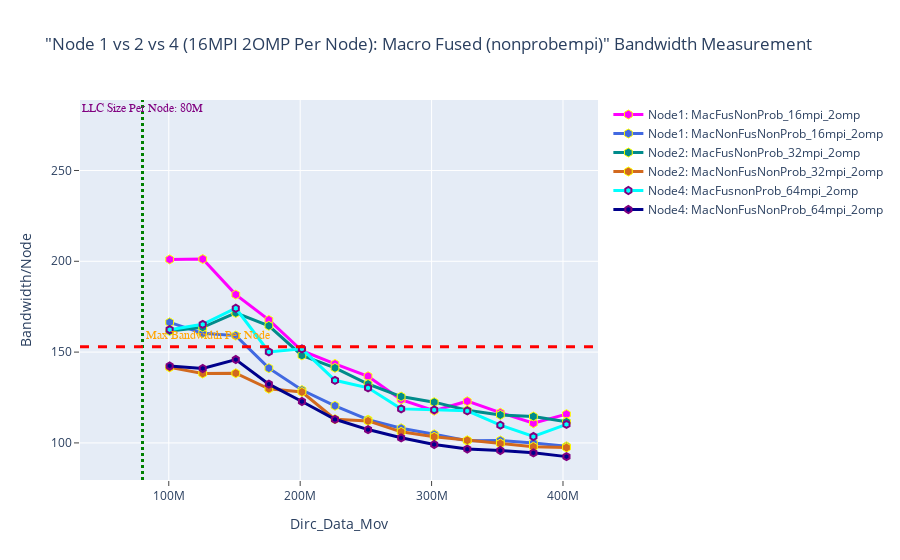

The notebook cell saved with this chart:
### Markdown cell above
## Bandwidth Macro Fused vs NonFused NonProbmpi: Node1 vs 2 vs 4 (16 mpi 2omp per node)

### Code cell
fig = go.Figure() 

# NODE 1
fig.add_trace(go.Scatter(x=(dfn1MacFusNonProb_16mpi_2omp.Dirc_Data_Mov*(dfn1MacFusNonProb_16mpi_2omp.MPI_size)), 
                         y=(dfn1MacFusNonProb_16mpi_2omp.BAND*(dfn1MacFusNonProb_16mpi_2omp.MPI_size)), 
                         mode='lines+markers', 
                         name='Node1: MacFusNonProb_16mpi_2omp',
                         line=dict(color='magenta',width=3),
                         marker=dict(symbol='hexagon',size=9, line=dict(color='yellow',width=1))))

fig.add_trace(go.Scatter(x=(dfn1MacNonFusNonProb_16mpi_2omp.Dirc_Data_Mov*(dfn1MacNonFusNonProb_16mpi_2omp.MPI_size)), 
                         y=(dfn1MacNonFusNonProb_16mpi_2omp.BAND*(dfn1MacNonFusNonProb_16mpi_2omp.MPI_size)), 
                         mode='lines+markers', 
                         name='Node1: MacNonFusNonProb_16mpi_2omp',
                         line=dict(color='royalblue',width=3),
                         marker=dict(symbol='hexagon',size=9, line=dict(color='yellow',width=1))))


# NODE 2
fig.add_trace(go.Scatter(x=(dfn2MacFusNonProb_32mpi_2omp.Dirc_Data_Mov*(dfn2MacFusNonProb_32mpi_2omp.MPI_size/2)), 
                         y=(dfn2MacFusNonProb_32mpi_2omp.BAND*(dfn2MacFusNonProb_32mpi_2omp.MPI_size/2)), 
                         mode='lines+markers', 
                         name='Node2: MacFusNonProb_32mpi_2omp',
                         line=dict(color='darkcyan',width=3),
                         marker=dict(symbol='hexagon',size=9, line=dict(color='yellow',width=1))))

fig.add_trace(go.Scatter(x=(dfn2MacNonFusNonProb_32mpi_2omp.Dirc_Data_Mov*(dfn2MacNonFusNonProb_32mpi_2omp.MPI_size/2)), 
                         y=(dfn2MacNonFusNonProb_32mpi_2omp.BAND*(dfn2MacNonFusNonProb_32mpi_2omp.MPI_size/2)), 
                         mode='lines+markers', 
                         name='Node2: MacNonFusNonProb_32mpi_2omp',
                         line=dict(color='chocolate',width=3),
                         marker=dict(symbol='hexagon',size=9, line=dict(color='yellow',width=1))))

# NODE 4
fig.add_trace(go.Scatter(x=(dfn4MacFusnonProb_64mpi_2omp.Dirc_Data_Mov*(dfn4MacFusnonProb_64mpi_2omp.MPI_size/4)), 
                         y=(dfn4MacFusnonProb_64mpi_2omp.BAND*(dfn4MacFusnonProb_64mpi_2omp.MPI_size/4)), 
                         mode='lines+markers', 
                         name='Node4: MacFusnonProb_64mpi_2omp',
                         line=dict(color='cyan',width=3),
                         marker=dict(symbol='hexagon',size=7,line=dict(color='purple',width=2))))

fig.add_trace(go.Scatter(x=(dfn4MacNonFusNonProb_64mpi_2omp.Dirc_Data_Mov*(dfn4MacNonFusNonProb_64mpi_2omp.MPI_size/4)), 
                         y=(dfn4MacNonFusNonProb_64mpi_2omp.BAND*(dfn4MacNonFusNonProb_64mpi_2omp.MPI_size/4)), 
                         mode='lines+markers', 
                         name='Node4: MacNonFusNonProb_64mpi_2omp',
                         line=dict(color='darkblue',width=3),
                         marker=dict(symbol='hexagon',size=7,line=dict(color='purple',width=2))))




# Adding vertical and horizontal lines 
fig.add_vline(x=80e6, line_width=3, line_dash="dot", line_color="green")
fig.add_hline(y=153, line_width=3, line_dash="dash", line_color="red")

# Add annotation with arrow
fig.add_annotation(
    x='80e6'
    , y=280
    , text=f'LLC Size Per Node: 80M'
    , yanchor='bottom'
    , showarrow=False
    , arrowhead=1
    , arrowsize=1
    , arrowwidth=2
    , arrowcolor="#636363"
    , ax=-20
    , ay=-30
    , font=dict(size=12, color="purple", family="Sans Serif")
    , align="left"
    ,)

fig.add_annotation(
    x='130e6'
    , y=155
    , text=f'Max Bandwidth Per Node'
    , yanchor='bottom'
    , showarrow=False
    , arrowhead=1
    , arrowsize=1
    , arrowwidth=2
    , arrowcolor="#636363"
    , ax=-20
    , ay=-30
    , font=dict(size=12, color="orange", family="Sans Serif")
    , align="left"
    ,)


fig.update_layout(title='"Node 1 vs 2 vs 4 (16MPI 2OMP Per Node): Macro Fused (nonprobempi)" Bandwidth Measurement',
                  xaxis_title='Dirc_Data_Mov', yaxis_title='Bandwidth/Node', 
                  xaxis=dict(ticks="outside"),  
                  yaxis=dict(ticks="outside"))

### Figure 1 — Plotly figure (JSON) as saved in the notebook; plotly's stock layout.template omitted (floating-point values rounded to 4 significant figures)
{"data": [{"line": {"color": "magenta", "width": 3}, "marker": {"line": {"color": "yellow", "width": 1}, "size": 9, "symbol": "hexagon"}, "mode": "lines+markers", "name": "Node1: MacFusNonProb_16mpi_2omp", "type": "scatter", "x": [100663296, 125829120, 150994944, 176160768, 201326592, 226492416, 251658240, 276824064, 301989888, 327155712, 352321536, 377487360, 402653184], "y": [201.0, 201.2, 181.7, 167.7, 150.7, 143.5, 136.7, 123.8, 117.7, 123.0, 116.6, 110.8, 115.8]}, {"line": {"color": "royalblue", "width": 3}, "marker": {"line": {"color": "yellow", "width": 1}, "size": 9, "symbol": "hexagon"}, "mode": "lines+markers", "name": "Node1: MacNonFusNonProb_16mpi_2omp", "type": "scatter", "x": [100663296, 125829120, 150994944, 176160768, 201326592, 226492416, 251658240, 276824064, 301989888, 327155712, 352321536, 377487360, 402653184], "y": [166.4, 160.3, 159.1, 141.2, 129.1, 120.4, 112.8, 108.1, 104.7, 101.2, 101.3, 99.98, 98.16]}, {"line": {"color": "darkcyan", "width": 3}, "marker": {"line": {"color": "yellow", "width": 1}, "size": 9, "symbol": "hexagon"}, "mode": "lines+markers", "name": "Node2: MacFusNonProb_32mpi_2omp", "type": "scatter", "x": [100663296, 125829120, 150994944, 176160768, 201326592, 226492416, 251658240, 276824064, 301989888, 327155712, 352321536, 377487360, 402653184], "y": [161.6, 163.6, 171.6, 164.5, 148.2, 141.3, 132.4, 125.5, 122.4, 118.0, 115.4, 114.6, 111.6]}, {"line": {"color": "chocolate", "width": 3}, "marker": {"line": {"color": "yellow", "width": 1}, "size": 9, "symbol": "hexagon"}, "mode": "lines+markers", "name": "Node2: MacNonFusNonProb_32mpi_2omp", "type": "scatter", "x": [100663296, 125829120, 150994944, 176160768, 201326592, 226492416, 251658240, 276824064, 301989888, 327155712, 352321536, 377487360, 402653184], "y": [141.6, 138.2, 138.4, 129.8, 128.0, 113.0, 112.1, 106.1, 103.4, 101.4, 99.67, 97.89, 97.45]}, {"line": {"color": "cyan", "width": 3}, "marker": {"line": {"color": "purple", "width": 2}, "size": 7, "symbol": "hexagon"}, "mode": "lines+markers", "name": "Node4: MacFusnonProb_64mpi_2omp", "type": "scatter", "x": [100663296, 125829120, 150994944, 176160768, 201326592, 226492416, 251658240, 276824064, 301989888, 327155712, 352321536, 377487360, 402653184], "y": [162.4, 165.3, 174.1, 150.1, 151.8, 134.5, 130.3, 118.7, 118.2, 117.7, 109.7, 103.5, 110.2]}, {"line": {"color": "darkblue", "width": 3}, "marker": {"line": {"color": "purple", "width": 2}, "size": 7, "symbol": "hexagon"}, "mode": "lines+markers", "name": "Node4: MacNonFusNonProb_64mpi_2omp", "type": "scatter", "x": [100663296, 125829120, 150994944, 176160768, 201326592, 226492416, 251658240, 276824064, 301989888, 327155712, 352321536, 377487360, 402653184], "y": [142.4, 141.0, 145.9, 132.3, 122.8, 113.0, 107.4, 102.8, 99.13, 96.63, 95.82, 94.53, 92.45]}], "layout": {"annotations": [{"align": "left", "arrowcolor": "#636363", "arrowhead": 1, "arrowsize": 1, "arrowwidth": 2, "ax": -20, "ay": -30, "font": {"color": "purple", "family": "Sans Serif", "size": 12}, "showarrow": false, "text": "LLC Size Per Node: 80M", "x": "80e6", "y": 280, "yanchor": "bottom"}, {"align": "left", "arrowcolor": "#636363", "arrowhead": 1, "arrowsize": 1, "arrowwidth": 2, "ax": -20, "ay": -30, "font": {"color": "orange", "family": "Sans Serif", "size": 12}, "showarrow": false, "text": "Max Bandwidth Per Node", "x": "130e6", "y": 155, "yanchor": "bottom"}], "shapes": [{"line": {"color": "green", "dash": "dot", "width": 3}, "type": "line", "x0": 80000000, "x1": 80000000, "xref": "x", "y0": 0, "y1": 1, "yref": "y domain"}, {"line": {"color": "red", "dash": "dash", "width": 3}, "type": "line", "x0": 0, "x1": 1, "xref": "x domain", "y0": 153, "y1": 153, "yref": "y"}], "title": {"text": "\"Node 1 vs 2 vs 4 (16MPI 2OMP Per Node): Macro Fused (nonprobempi)\" Bandwidth Measurement"}, "xaxis": {"ticks": "outside", "title": {"text": "Dirc_Data_Mov"}}, "yaxis": {"ticks": "outside", "title": {"text": "Bandwidth/Node"}}}}
